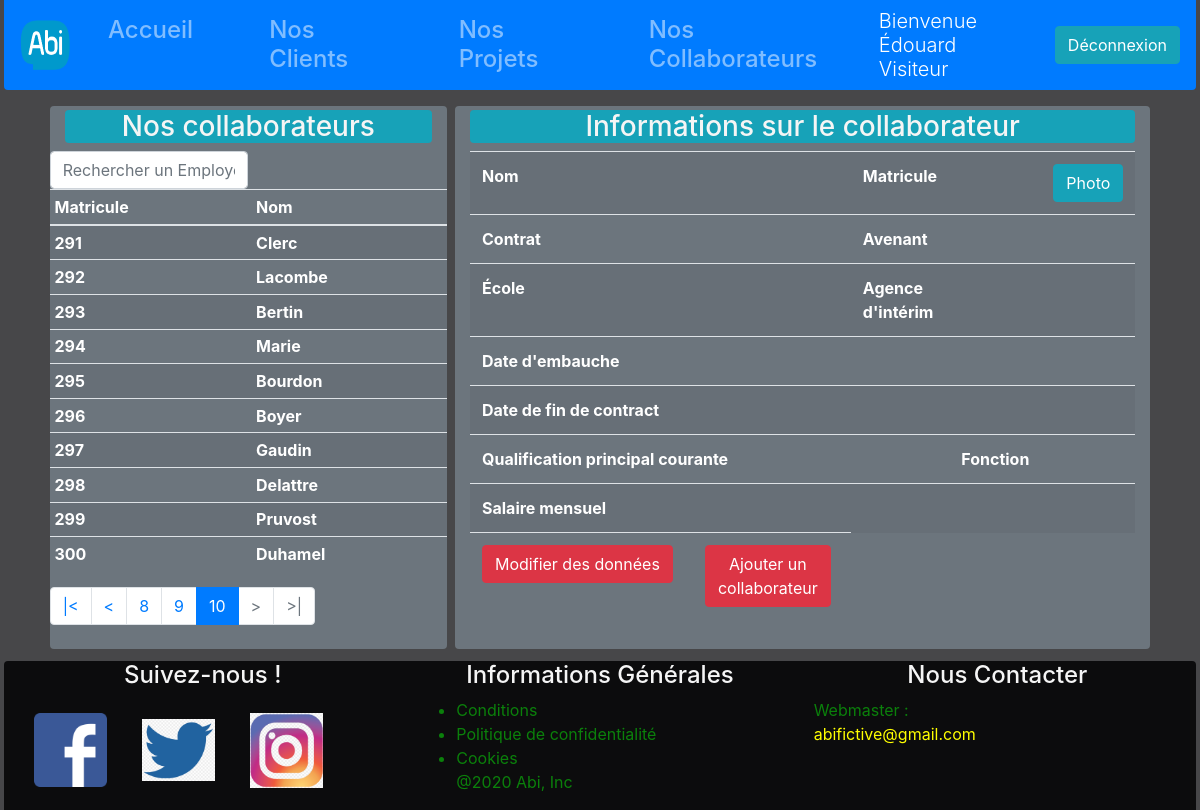
/employees?page=10&search (signed in), run on an earlier commit of the app's database.
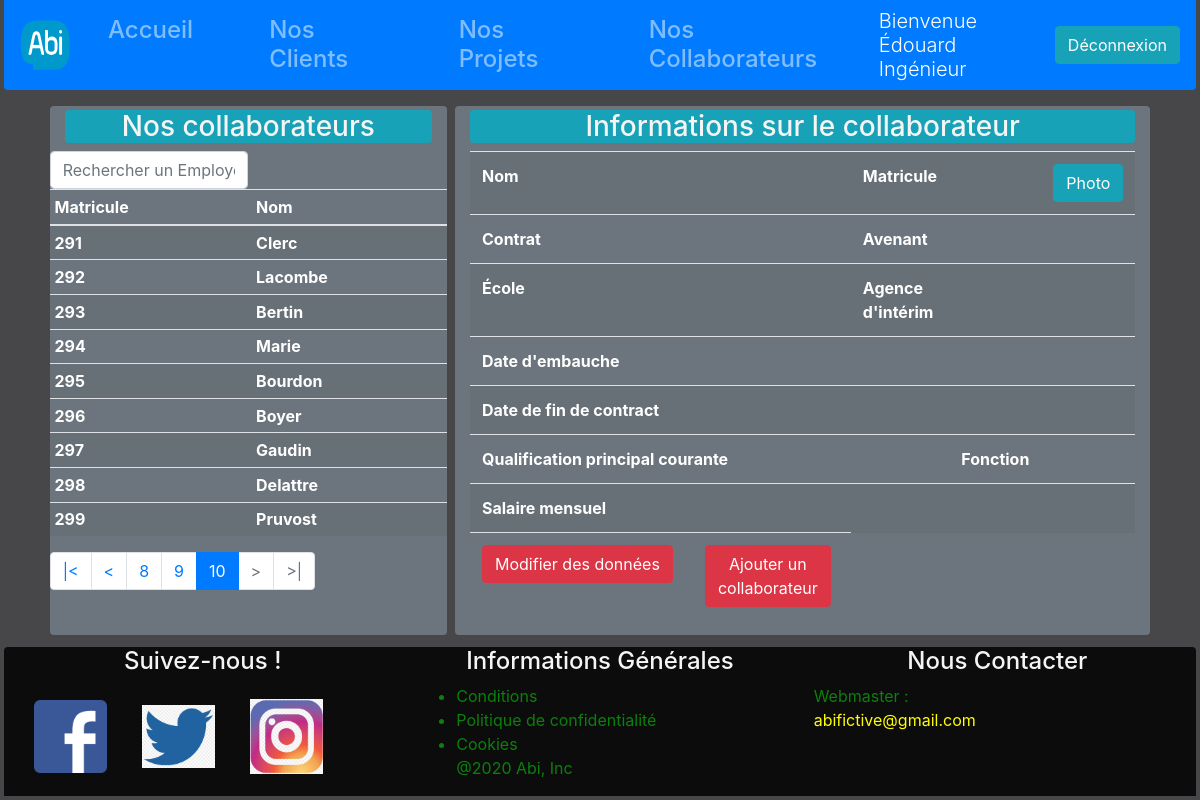
And on a later commit of the database.
### tables this page shows
CREATE TABLE `employee` (
  `id` int(11) NOT NULL,
  `lastname` varchar(45) NOT NULL,
  `firstname` varchar(45) NOT NULL,
  `role` varchar(45) DEFAULT NULL,
  `salary` float DEFAULT NULL,
  `contract` enum('CDI','CDD','Interim') DEFAULT NULL,
  `hired` datetime NOT NULL,
  `dismissed` datetime DEFAULT NULL,
  `user_id` int(11) DEFAULT NULL
);

### src/Controller/Controller.php (called while the page is built, shortened)
<?php
abstract class Controller
{
    public static function employeesController()
    {
        $employeeRepository = new EmployeeRepository();
        $arraysult = $employeeRepository->paginate('lastname');
        if(isset($_GET['search'])) {
            $employees = $employeeRepository->searching($_GET['search'],["id"=>"ASC"],$arraysult[0], $arraysult[1],'lastname');
        }
        else {
            $employees = $employeeRepository->findBy([],["id"=>"ASC"],$arraysult[0], $arraysult[1]);
            $_GET['search'] = null;
        }
        $currentPage = $arraysult[2];
        $pages = $arraysult[3];
        include '../templates/employees.php';
    }
}

### public/index.php (called while the page is built, shortened)
<?php
$uri = $_SERVER["REQUEST_URI"];
if (strpos($uri, "?")){
    $uri = substr_replace($uri, "", strpos($uri, "?"));
}
$uri = substr($uri, 1);
$uri = $uri . "Controller";
if($uri ==="Controller"){
    Controller::homeController();
} else if (method_exists('App\Controller\Controller', $uri)) {
    Controller::$uri();
} else {
    Controller::error404Controller();
}

### src/Repository/Repository.php (called while the page is built, shortened)
<?php
abstract class Repository {
    protected PDO $pdo;
    private string $table;
    private string $classname;
    public function __construct(string $classname)
    {
        $this->pdo = new PDO (DbConfig::DSN, DbConfig::USERNAME, DbConfig::PASSWORD);
        $this->classname = $classname;
        $this->table = strtolower($classname);
    }
    public function paginate($column) {
        if(isset($_GET['page']) && !empty($_GET['page'])){
            $currentPage = (int) strip_tags($_GET['page']);
          }else{
            $currentPage = 1;
          }
          if(isset($_GET['search']) && !empty($_GET['search'])){
            $search = "WHERE $column LIKE '{$_GET['search']}%'";
          }else{
            $search = null;
          }
        $sql = "SELECT COUNT(*) AS nb_rows FROM $this->table $search";
        $query = $this->pdo->prepare($sql);
        $query->execute();
        $result = $query->fetch();
        $nbRows = $result['nb_rows'];
        $nbPerPage = 10;
        $pages = ceil($nbRows/$nbPerPage);
        $first = ($currentPage * $nbPerPage) - $nbPerPage;
        return [$nbPerPage, $first, $currentPage, $pages];
    }
public function searching(string $search, array $orderBy = null, int $limit = null, int $offset = null, string $column)
    {
        if ($orderBy) $orderBy = " ORDER BY " . join(", ", array_map(fn($key, $value) => "$key $value", array_keys($orderBy), array_values($orderBy)));
        if ($limit) $limit = " LIMIT $limit";
        if ($offset) $offset = " OFFSET $offset";
        $sql = "SELECT * FROM $this->table WHERE $column LIKE '{$search}%' $orderBy $limit $offset";
        $query = $this->pdo->prepare($sql);
        $query->execute();
        return $query->fetchAll(PDO::FETCH_CLASS, "App\Entity\\$this->classname");
    }
}

### src/Entity/Employee.php (called while the page is built, shortened)
<?php
class Employee
{
    private int $id;
    private string $lastname;
    public function getId()
    {
        return $this->id;
    }
    public function getLastname()
    {
        return $this->lastname;
    }
}

### templates/employees.php (the view, shortened to what the changed rows need)
<?php require_once 'skeleton/header.php' ?>
<div class="d-flex flex-column">
    <div class="justify-content-center row my-1 mb-2 mx-1 ">
        <div class="bg-secondary col-md-4 col-12 rounded my-1 mx-1 ">
            <table id="table" class="table table-striped table-sm text-white bg-secondary" data-search="true" data-pagination="true" data-page-list="[5, 10, 15]">
                <thead>
                    <tr>
                        <th data-field="matricule" data-sortable="true">Matricule</th>
                        <th data-field="nomCollabo" data-sortable="true">Nom</th>
                    </tr>
                </thead>
                <tbody>
                    <?php foreach ($employees as $employee) : ?>
                        <tr onclick="select_employee(<?= $employee->getId() ?>)">
                            <th><?= $employee->getId() ?></th>
                            <th><?= $employee->getLastname() ?></th>
                        </tr>
                    <?php endforeach ?>
                </tbody>
            </table>
            <nav class=>
      <ul class="pagination justify-content-center">
        <?php for ($page = ($currentPage-2);$page < $currentPage+3; $page++) : ?>
          <?php if ($page>0 && $page <= $pages) : ?>
        <li class="page-item <?= ($currentPage == $page) ? "active" : "" ?>">
          <a href="/employees?page=<?= $page . "&search=" . $_GET['search'] ?>" class="page-link"><?= $page ?></a>
        </li>
        <?php endif ?>
      <?php endfor ?>
      </ul>
    </nav>
        </div>
    </div>
    <div class="bg-secondary col-md-7 col-12 rounded my-1 mx-1">
            <div class=" mt-2">
                <table class="table table-striped text-white">
                    <tbody>
                        <tr>
                            <th scope="row" colspan="2">Date d'embauche</th>
                        </tr>
                    </tbody>
                </table>
            </div>
        </div>
    </div>
<?php require_once 'skeleton/footer.php' ?>

### templates/skeleton/header.php (shortened to what the changed rows need)
<?php if(isset($_SESSION['login'])) : ?>
<!DOCTYPE html>
<html lang="en">
<head>
    <link rel="stylesheet" href="assets/css/bootstrap.min.css">
    <link rel="stylesheet" href="assets/css/abi_style.css">
</head>
<body>
    <nav class="vipNav rounded-bottom mx-1 navbar navbar-expand-lg navbar-dark bg-primary h4">
        <a href="/">
            <img src="assets/image/logo_abi.png" alt="Logo Abi" class="logo">
        </a>
        <div class="collapse navbar-collapse mr-auto" id="navbarCollapse">
            <ul class="navbar-nav">
            <li <?php if($_SERVER['REQUEST_URI']=="/") { ?>  class="active" <?php }  ?> class="nav-item ">
                    <a class="nav-link" href="/">Accueil </a>
                </li>
                <li <?php if($_SERVER['REQUEST_URI']=="/customers") { ?>  class="active" <?php }  ?>class="nav-item" >
                    <a class="nav-link " href="/customers">Nos Clients</a>
                </li>
                <li <?php if($_SERVER['REQUEST_URI']=="/projects") { ?>  class="active" <?php }  ?>class="nav-item">
                    <a class="nav-link" href="/projects">Nos Projets</a>
                </li>
                <li <?php if($_SERVER['REQUEST_URI']=="/employees") { ?>  class="active" <?php }  ?>class="nav-item">
                    <a class="nav-link " href="/employees">Nos Collaborateurs</a>
                </li>
            </ul>
        </div>
        <div class="lead text-white mr-2">
            Bienvenue <?= $_SESSION["login"]?> <br>
            <?= $_SESSION["role"]?>
        </div>
        <a href="/disconnect">
            <button class="btn btn-info">Déconnexion</button>
        </a>
    </nav>
<?php endif; ?>

What changed in the data, as far as the page shows it:
removed employee: id "300", lastname "Duhamel"
Also different on the page:
$_SESSION["role"]: "Visiteur" → "Ingénieur"
